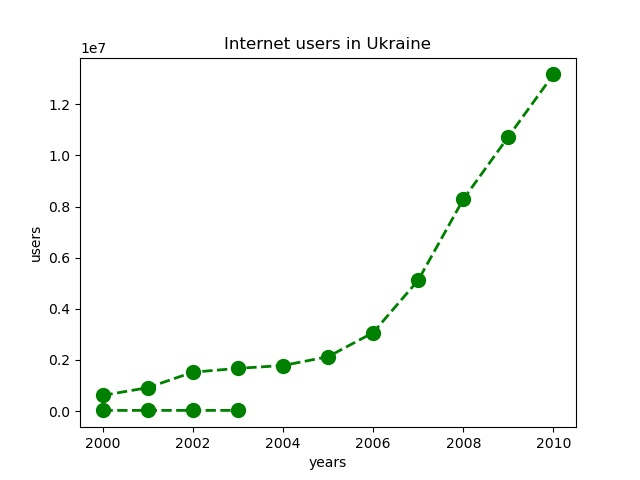

Generate this figure with Python:
import matplotlib.pyplot as plt
import os

def build_graph(users, years, country):
    '''
    Builds a dependency chart of users and years in country
    '''
    plt.plot(years, users, color='green', marker='o',
             linestyle='dashed', linewidth=2, markersize=10)
    plt.xlabel('years')
    plt.ylabel('users')

    plt.title('Internet users in ' + country)

    plt.savefig('graph.jpg')
    return os.system('graph.jpg')


# print(build_graph([23566, 23555, 24000, 23823], [2000, 2001, 2002, 2003], 'Ukraine'))
